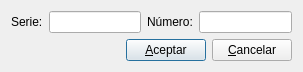
<?xml version="1.0" encoding="UTF-8"?>
<ui version="4.0">
 <class>SearchInvoiceDialogClass</class>
 <widget class="QDialog" name="SearchInvoiceDialogClass">
  <property name="geometry">
   <rect>
    <x>0</x>
    <y>0</y>
    <width>303</width>
    <height>71</height>
   </rect>
  </property>
  <property name="windowTitle">
   <string>Buscar Factura</string>
  </property>
  <layout class="QGridLayout" name="gridLayout">
   <item row="0" column="0">
    <layout class="QHBoxLayout" name="horizontalLayout">
     <item>
      <widget class="QLabel" name="label">
       <property name="text">
        <string>Serie:</string>
       </property>
       <property name="buddy">
        <cstring>serialNumberLineEdit</cstring>
       </property>
      </widget>
     </item>
     <item>
      <widget class="QLineEdit" name="serialNumberLineEdit">
       <property name="maxLength">
        <number>10</number>
       </property>
      </widget>
     </item>
     <item>
      <spacer name="horizontalSpacer">
       <property name="orientation">
        <enum>Qt::Horizontal</enum>
       </property>
       <property name="sizeHint" stdset="0">
        <size>
         <width>10</width>
         <height>20</height>
        </size>
       </property>
      </spacer>
     </item>
     <item>
      <widget class="QLabel" name="label_2">
       <property name="text">
        <string>Número:</string>
       </property>
       <property name="buddy">
        <cstring>numberLineEdit</cstring>
       </property>
      </widget>
     </item>
     <item>
      <widget class="QLineEdit" name="numberLineEdit">
       <property name="maxLength">
        <number>20</number>
       </property>
      </widget>
     </item>
    </layout>
   </item>
   <item row="1" column="0">
    <layout class="QHBoxLayout" name="horizontalLayout_2">
     <item>
      <spacer name="horizontalSpacer_2">
       <property name="orientation">
        <enum>Qt::Horizontal</enum>
       </property>
       <property name="sizeHint" stdset="0">
        <size>
         <width>40</width>
         <height>20</height>
        </size>
       </property>
      </spacer>
     </item>
     <item>
      <widget class="QPushButton" name="okPushButton">
       <property name="text">
        <string>&amp;Aceptar</string>
       </property>
      </widget>
     </item>
     <item>
      <widget class="QPushButton" name="cancelPushButton">
       <property name="text">
        <string>&amp;Cancelar</string>
       </property>
      </widget>
     </item>
    </layout>
   </item>
  </layout>
 </widget>
 <layoutdefault spacing="6" margin="11"/>
 <resources/>
 <connections>
  <connection>
   <sender>okPushButton</sender>
   <signal>clicked()</signal>
   <receiver>SearchInvoiceDialogClass</receiver>
   <slot>accept()</slot>
   <hints>
    <hint type="sourcelabel">
     <x>187</x>
     <y>53</y>
    </hint>
    <hint type="destinationlabel">
     <x>100</x>
     <y>40</y>
    </hint>
   </hints>
  </connection>
  <connection>
   <sender>cancelPushButton</sender>
   <signal>clicked()</signal>
   <receiver>SearchInvoiceDialogClass</receiver>
   <slot>reject()</slot>
   <hints>
    <hint type="sourcelabel">
     <x>265</x>
     <y>51</y>
    </hint>
    <hint type="destinationlabel">
     <x>297</x>
     <y>42</y>
    </hint>
   </hints>
  </connection>
 </connections>
</ui>
